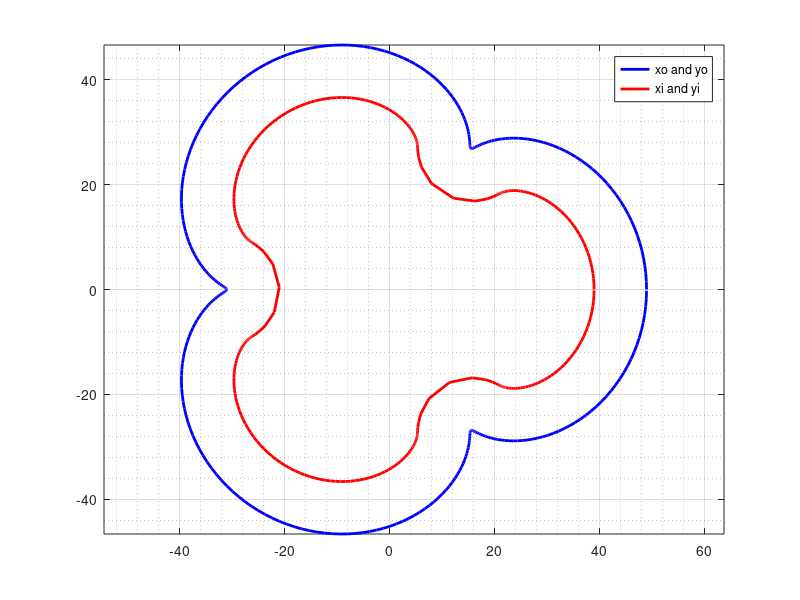

Source code (MATLAB):
clear;
% plot the epitrochoid and parallel
% mengtang li
% Nov 21 2017

clear;clc;

% original input: rho = 43.53, d = 4.029, m = 9, dc = 7.47
rho = 40;
d = 9;
e = d;
m = 4; % Eqn.3: md < rho
dc = 10; % Conclusion of Eqn.6 and 7: dc < R_min
phi = 0:0.02:2*pi;

phi_m = 1/(m-1)*acos((rho^2+m^2*d^2)/(m*d*rho) - 3*(rho^2+m^3*d^2)/(m*d*rho*(m+1)))
R_min_num = (rho^2+m^2*d^2+2*m*d*rho*cos((m-1)*phi_m))^1.5;
R_min_den = (rho^2+m^3*d^2+m*d*rho*(m+1)*cos((m-1)*phi_m));
R_min = R_min_num/R_min_den % R_min = 3.0551 for m = 8, 4.0171 for m = 7
R_num = (rho^2+m^2*d^2+2*m*d*rho*cos((m-1)*phi)).^1.5;
R_den = (rho^2+m^3*d^2+m*d*rho*(m+1)*cos((m-1)*phi));
R = R_num./R_den;
r_min = rho+2*e-dc % Eqn.8
r_max = rho+dc % Eqn.9
r = ceil(r_min)

% figure(1);
% plot(phi, R, 'b', 'LineWidth', 2);
% grid minor; grid on;
% xlim([0 2*pi/(m-1)]);
% ylim([-2 6]);

figure(2);
xo = rho*cos(phi) + d*cos(m*phi); % Eqn.1
yo = rho*sin(phi) + d*sin(m*phi); % Eqn.2
dxo = -rho*sin(phi) - m*d*sin(m*phi);
dyo = rho*cos(phi) + m*d*cos(m*phi);
xi = xo - dc*dyo./sqrt(dxo.^2+dyo.^2); % Eqn.4
yi = yo + dc*dxo./sqrt(dxo.^2+dyo.^2); % Eqn.5
plot(xo,yo,'b','LineWidth',2);
hold on; grid minor; grid on;
plot(xi,yi,'r','LineWidth',2);
axis('equal','xy');
legend('xo and yo', 'xi and yi');
